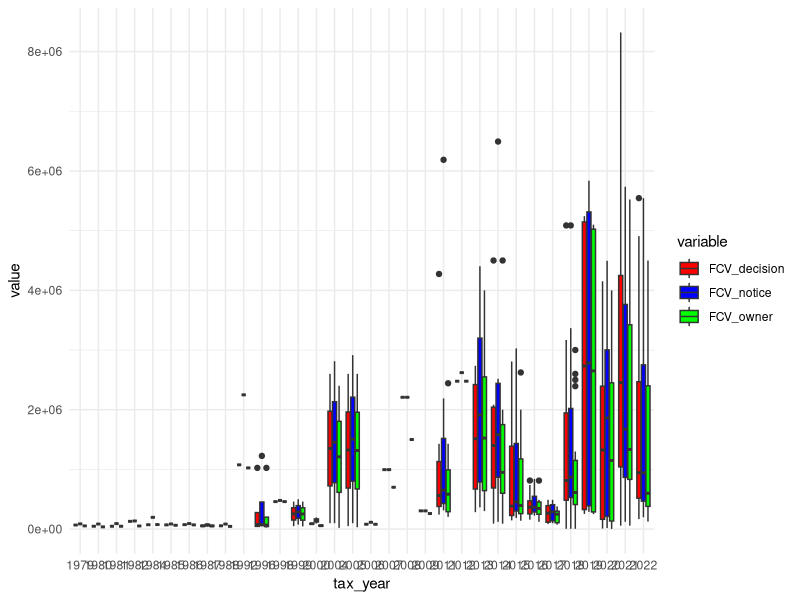
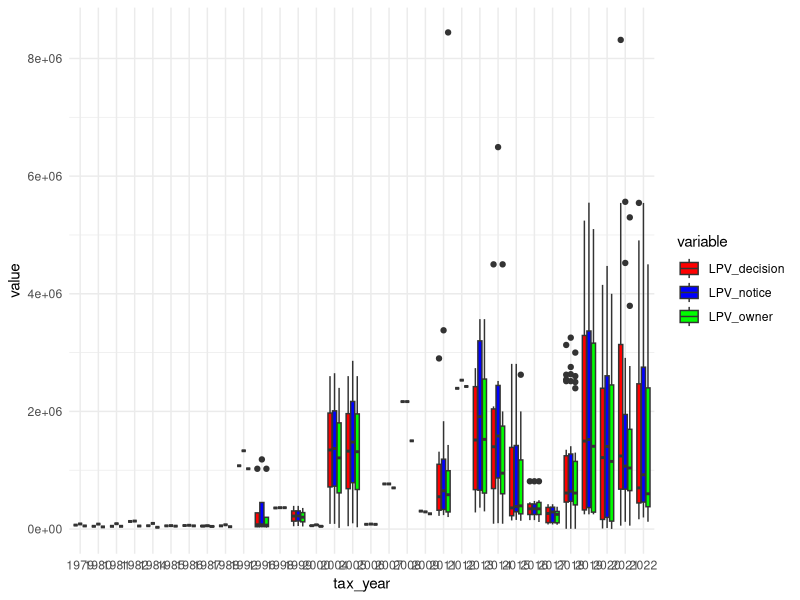

The R source for these figures, in order:

library(tidyverse)

# read data into tibble
petitions <- read_csv("Updated/Master_edited_new.csv")

# create identifier
petitions$ID <- 1:nrow(petitions)

# rename relevant columns
names(petitions)[1] <- 'include'
names(petitions)[3] <- 'tax_year'
names(petitions)[11] <- 'FCV_owner'
names(petitions)[12] <- 'LPV_owner'
names(petitions)[13] <- 'FCV_notice'
names(petitions)[14] <- 'LPV_notice'
names(petitions)[15] <- 'FCV_decision'
names(petitions)[16] <- 'LPV_decision'
names(petitions)[19] <- 'outcome'
names(petitions)[20] <- 'outcome_details'
names(petitions)[21] <- 'FCV_change'
names(petitions)[22] <- 'LPV_change'

petitions$tax_year = as.character(petitions$tax_year)
pet = subset(petitions,include == 1)

pet$FCV_owner = as.numeric(pet$FCV_owner)
pet$LPV_owner = as.numeric(pet$LPV_owner)
pet$FCV_notice = as.numeric(pet$FCV_notice)
pet$LPV_notice = as.numeric(pet$LPV_notice)
pet$FCV_decision = as.numeric(pet$FCV_decision)
pet$LPV_decision = as.numeric(pet$LPV_decision)

p3a <- ggplot(pet %>% pivot_longer(cols = c(FCV_owner, FCV_notice, FCV_decision), names_to = "variable", values_to = "value"), 
       aes(x = tax_year, y = value, fill = variable)) + 
       geom_boxplot() + scale_fill_manual(values = c("red", "blue", "green")) + theme_minimal()

p3b <- ggplot(pet %>% pivot_longer(cols = c(LPV_owner, LPV_notice, LPV_decision), names_to = "variable", values_to = "value"), 
              aes(x = tax_year, y = value, fill = variable)) + 
  geom_boxplot() + scale_fill_manual(values = c("red", "blue", "green")) + theme_minimal()
